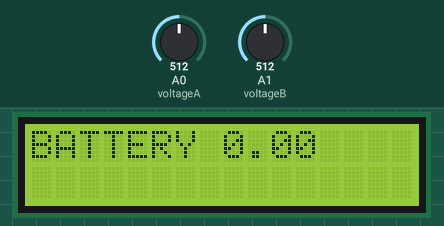
Recording of a sketch running on a simulated Arduino Uno, built with avr-gcc and run on an emulated ATmega328P. On the bench: 16×2 character LCD. The test bench sets the inputs (shaded band); at power-on: A0 (voltageA) = 512, A1 (voltageB) = 512.

Above: at 1.2 s.
1.3 s: A0 (voltageA) set to 716
At 2.1 s:
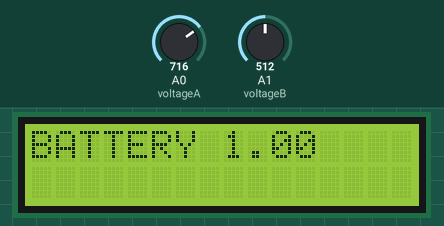
2.8 s: A1 (voltageB) set to 306
At 3.3 s:
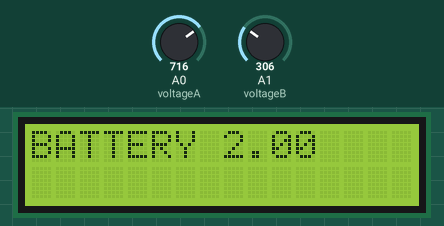
4.3 s: A0 (voltageA) set to 900
At 5.5 s:
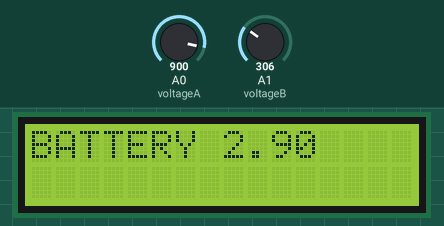
5.8 s: A1 (voltageB) set to 122
At 6.8 s:
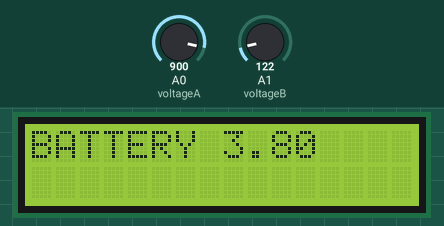
7.3 s: A1 (voltageB) set to 0
At 7.9 s:
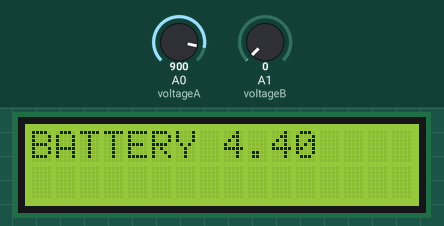
8.8 s: A0 (voltageA) set to 1023
At 9.1 s:
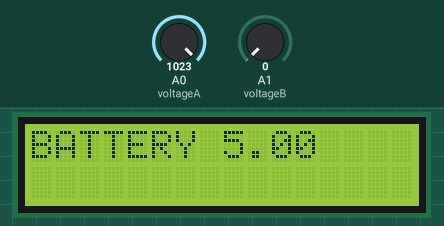
Timing chart, 0 to 11.3 s (numbered marks = the images above; inputs shaded):
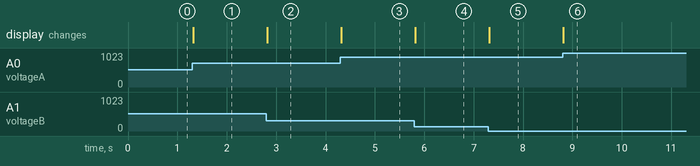

The sketch:

voltage.INO
```cpp
#include <Wire.h>
#include <LiquidCrystal_I2C.h>

// Voltage Measurement Setup

// vcc to vcc pin of arduino board, gnd to gnd, SCL to A5, SDA to A6
int voltageA = A0;
int voltageB = A1;

LiquidCrystal_I2C lcd(0x27, 16, 2);

void setup() {
  pinMode(voltageA, INPUT);
  pinMode(voltageB, INPUT);

  lcd.init();
  lcd.backlight();
}

void loop() {
  int VoltageMsmtA = analogRead(voltageA);
  float VcalcA = (5.0/1023) *VoltageMsmtA;

  int VoltageMsmtB = analogRead(voltageB);
  float VcalcB = (5.0/1023) *VoltageMsmtB;

  lcd.setCursor(0,0);
  lcd.print("BATTERY ");
  lcd.print(VcalcA - VcalcB);
}
```

Measured:
- after the input at 1.3 s, the display: changes at once (image 1)
- after the input at 2.8 s, the display: changes at once (image 2)
- after the input at 4.3 s, the display: changes at once (image 3)
- after the input at 5.8 s, the display: changes at once (image 4)
- after the input at 7.3 s, the display: changes at once (image 5)
- after the input at 8.8 s, the display: changes at once (image 6)
